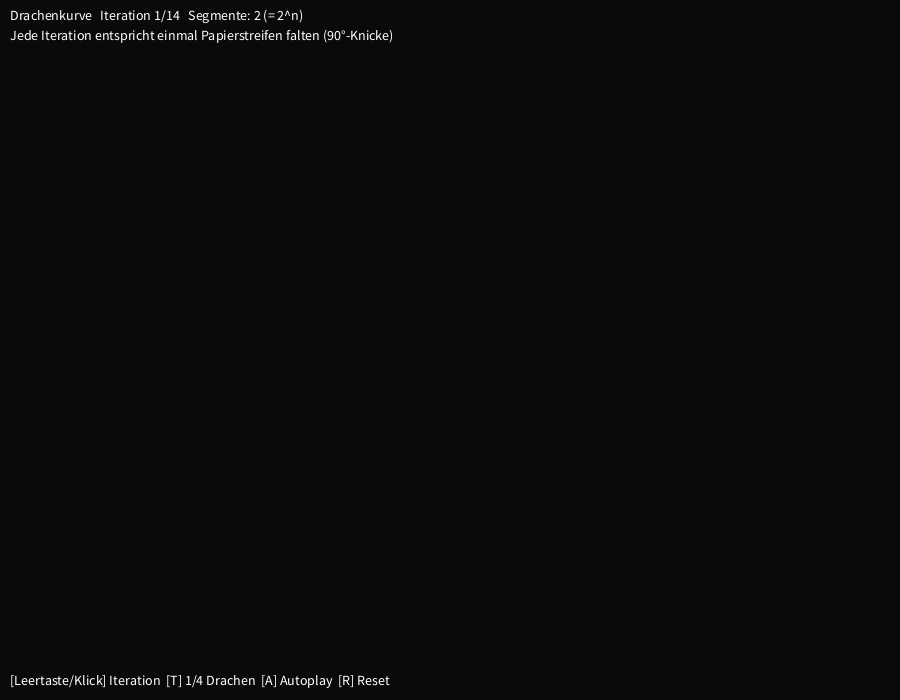
Frame 1 (no input)
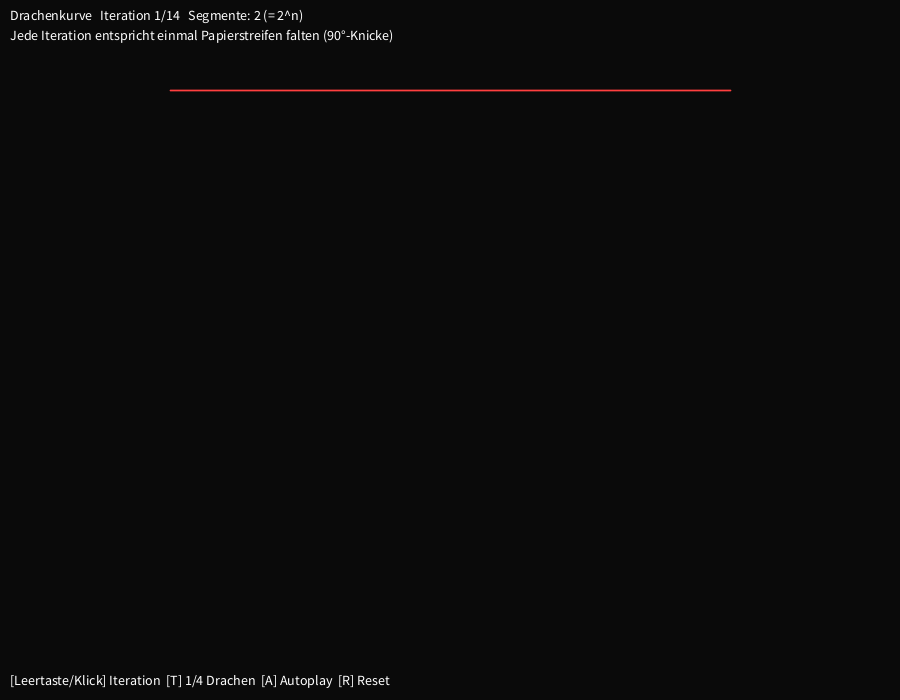
Frame 60 (the mouse pressed at the canvas centre just before this capture)
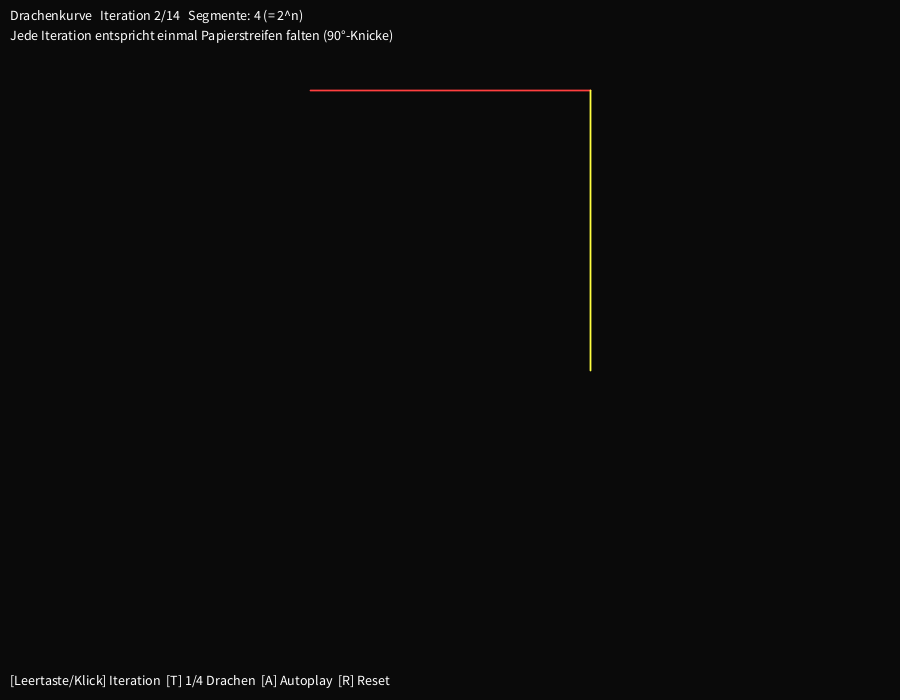
Frame 120 (the mouse held since frame 60 and released just before this capture)

The Processing sketch that drew these frames (run headless with seeded random() and noise(); from frame 60 on, the mouse is pressed at the canvas centre):

// Processing sketch: Drachenkurve
// ── Drachenkurve.pde
// L-System Prototyp 7: DRACHENKURVE (Heighway-Drache)
// Axiom: FX   Regeln: X -> X+YF+,  Y -> -FX-Y   Winkel: 90°
// (nur F zeichnet; X und Y steuern nur die Struktur)
// Steuerung:
//   LEERTASTE / Mausklick : nächste Iteration
//   T                     : 1 Drache <-> 4 gedrehte Drachen (füllen die Ebene)
//   A                     : Autoplay an/aus
//   R                     : Reset

String axiom = "FX";
boolean four = false;
boolean autoplay = false;
int iter = 1;
int maxIter = 14;
float angleDeg = 90;
float growth = 0;
int wait = 0;

String sentence;
ArrayList<PVector> pts;
float minX, maxX, minY, maxY;

void setup() {
  size(900, 700);
  colorMode(HSB, 360, 100, 100);
  build();
}

void build() {
  sentence = generate(iter);
  trace(sentence);
  growth = 0;
  wait = 0;
}

String generate(int n) {
  String s = axiom;
  for (int i = 0; i < n; i++) {
    StringBuilder next = new StringBuilder();
    for (int j = 0; j < s.length(); j++) {
      char c = s.charAt(j);
      if (c == 'X') next.append("X+YF+");
      else if (c == 'Y') next.append("-FX-Y");
      else next.append(c);              // F, +, - bleiben
    }
    s = next.toString();
  }
  return s;
}

// Punkt p um den Startpunkt (0,0) um k*90° drehen
PVector rot(PVector p, int k) {
  float c = cos(k * HALF_PI), s = sin(k * HALF_PI);
  return new PVector(p.x * c - p.y * s, p.x * s + p.y * c);
}

void trace(String s) {
  pts = new ArrayList<PVector>();
  float x = 0, y = 0, h = 0, a = radians(angleDeg);
  pts.add(new PVector(x, y));
  for (int i = 0; i < s.length(); i++) {
    char c = s.charAt(i);
    if (c == 'F') {
      x += cos(h);
      y += sin(h);
      pts.add(new PVector(x, y));
    } else if (c == '+') {
      h += a;
    } else if (c == '-') {
      h -= a;
    }
  }
  // Begrenzungsrahmen (bei 4 Kopien über alle Drehungen)
  minX = maxX = minY = maxY = 0;
  for (int k = 0; k < (four ? 4 : 1); k++) {
    for (PVector p : pts) {
      PVector r = rot(p, k);
      minX = min(minX, r.x);
      maxX = max(maxX, r.x);
      minY = min(minY, r.y);
      maxY = max(maxY, r.y);
    }
  }
}

void draw() {
  background(15);
  growth = min(1, growth + 0.012);

  if (autoplay && growth >= 1) {
    wait++;
    if (wait > 70) {
      iter = (iter < maxIter) ? iter + 1 : 1;
      build();
    }
  }

  float w = max(maxX - minX, 0.0001);
  float h = max(maxY - minY, 0.0001);
  float sc = min((width - 80) / w, (height - 140) / h);
  float ox = width / 2 - sc * (minX + maxX) / 2;
  float oy = height / 2 + 20 - sc * (minY + maxY) / 2;

  int n = int((pts.size() - 1) * growth);
  strokeWeight(iter > 10 ? 1 : 1.8);
  for (int k = 0; k < (four ? 4 : 1); k++) {
    for (int i = 0; i < n; i++) {
      PVector p = rot(pts.get(i), k), q = rot(pts.get(i + 1), k);
      float hue = (map(i, 0, pts.size(), 0, 300) + k * 90) % 360;
      stroke(hue, 75, 100);
      line(ox + sc * p.x, oy + sc * p.y, ox + sc * q.x, oy + sc * q.y);
    }
  }

  fill(0, 0, 100);
  textSize(14);
  text("Drachenkurve   Iteration " + iter + "/" + maxIter
     + "   Segmente: " + (pts.size() - 1) + " (= 2^n)", 10, 20);
  text("Jede Iteration entspricht einmal Papierstreifen falten (90°-Knicke)", 10, 40);
  text("[Leertaste/Klick] Iteration  [T] 1/4 Drachen  [A] Autoplay  [R] Reset", 10, height - 15);
}

void nextIteration() {
  if (iter < maxIter) {
    iter++;
    build();
  }
}

void keyPressed() {
  if (key == ' ') nextIteration();
  if (key == 't' || key == 'T') { four = !four; build(); }
  if (key == 'a' || key == 'A') autoplay = !autoplay;
  if (key == 'r' || key == 'R') { iter = 1; build(); }
}

void mousePressed() {
  nextIteration();
}
